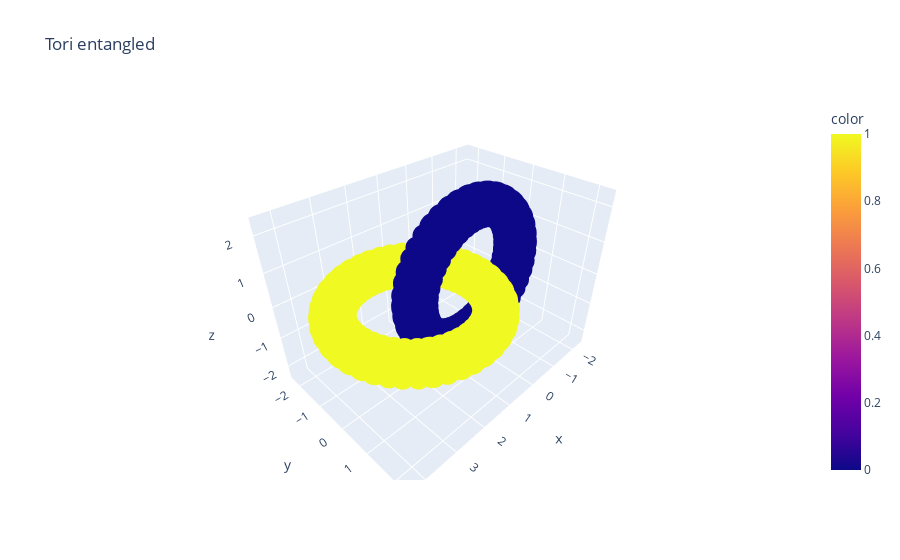
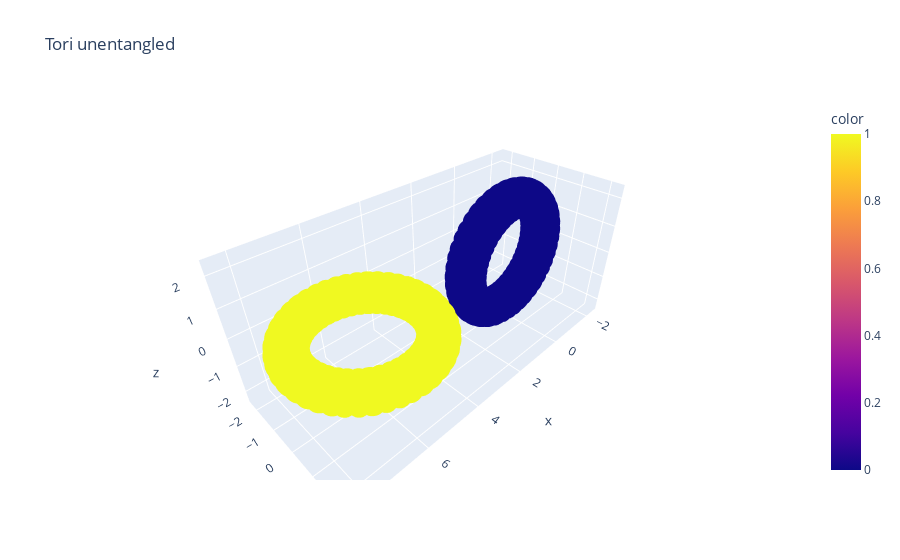

The code cell stored with these charts, in order, in its notebook:
### Markdown cell above
We will first generate a binary data set with two unentanbled tori in $\mathbb R^3$ and similarly for two entanbled tori.

The point clouds for the tori and the lables are stored in a dictionary.

### Code cell
torus_point_cloud = {'ent': {0: {}, 1: {}}, 'unent': {0: {}, 1: {}}}
torus_labels = {'ent': {0: {}, 1: {}}, 'unent': {0: {}, 1: {}}}

# Generate torus point cloud for unentangled tori
torus_point_cloud['unent'][0], torus_labels['unent'][0] = make_torus_point_cloud(0, 50, 0.0,\
    Rotation(1,2,math.pi/2), np.array([[0,0,0]]), radius=.3)
torus_point_cloud['unent'][1], torus_labels['unent'][1]  = make_torus_point_cloud(1, 50, 0.0,\
    Rotation(1,2,0), np.array([[6,0,0]]), radius=.3)

# Generate torus point cloud for unentangled tori
torus_point_cloud['ent'][0], torus_labels['ent'][0] = make_torus_point_cloud(0, 50, 0.0,\
    Rotation(1,2,math.pi/2), np.array([[0,0,0]]), radius=.3)
torus_point_cloud['ent'][1], torus_labels['ent'][1]  = make_torus_point_cloud(1, 50, 0.0,\
    Rotation(1,2,0), np.array([[2,0,0]]), radius=.3)


# Concatenate torus point clouds
tori_point_cloud = {}
tori_labels = {}

for config in ['ent', 'unent']:
    tori_point_cloud[config] = np.concatenate((torus_point_cloud[config][0],\
                                torus_point_cloud[config][1]), axis=0)
    tori_labels[config] = np.concatenate((torus_labels[config][0],\
                                torus_labels[config][1]), axis=0)

# Plot data sets
df_tori = {}

for config in ['ent', 'unent']:
    df_tori[config] = pd.DataFrame(tori_point_cloud[config], columns = ["x", "y", "z"])
    fig = px.scatter_3d(df_tori[config], x="x", y="y", z="z", color=tori_labels[config], title="Tori "+config+"angled")
    fig.show()

### Figure 1 — Plotly figure (JSON) as saved in the notebook; plotly's stock layout.template omitted (floating-point values rounded to 4 significant figures; data arrays with more than 128 entries replaced by an {"elided": "..."} marker saying what was removed)
{"data": [{"hovertemplate": "x=%{x}<br>y=%{y}<br>z=%{z}<br>color=%{marker.color}<extra></extra>", "legendgroup": "", "marker": {"color": {"elided": "5000 int values"}, "coloraxis": "coloraxis", "symbol": "circle"}, "mode": "markers", "name": "", "scene": "scene", "showlegend": false, "type": "scatter3d", "x": {"elided": "5000 float values"}, "y": {"elided": "5000 float values"}, "z": {"elided": "5000 float values"}}], "layout": {"coloraxis": {"colorbar": {"title": {"text": "color"}}, "colorscale": [[0, "#0d0887"], [0.1111, "#46039f"], [0.2222, "#7201a8"], [0.3333, "#9c179e"], [0.4444, "#bd3786"], [0.5556, "#d8576b"], [0.6667, "#ed7953"], [0.7778, "#fb9f3a"], [0.8889, "#fdca26"], [1, "#f0f921"]]}, "legend": {"tracegroupgap": 0}, "scene": {"domain": {"x": [0, 1], "y": [0, 1]}, "xaxis": {"title": {"text": "x"}}, "yaxis": {"title": {"text": "y"}}, "zaxis": {"title": {"text": "z"}}}, "title": {"text": "Tori entangled"}}}

### Figure 2 — Plotly figure (JSON) as saved in the notebook; plotly's stock layout.template omitted (floating-point values rounded to 4 significant figures; data arrays with more than 128 entries replaced by an {"elided": "..."} marker saying what was removed)
{"data": [{"hovertemplate": "x=%{x}<br>y=%{y}<br>z=%{z}<br>color=%{marker.color}<extra></extra>", "legendgroup": "", "marker": {"color": {"elided": "5000 int values"}, "coloraxis": "coloraxis", "symbol": "circle"}, "mode": "markers", "name": "", "scene": "scene", "showlegend": false, "type": "scatter3d", "x": {"elided": "5000 float values"}, "y": {"elided": "5000 float values"}, "z": {"elided": "5000 float values"}}], "layout": {"coloraxis": {"colorbar": {"title": {"text": "color"}}, "colorscale": [[0, "#0d0887"], [0.1111, "#46039f"], [0.2222, "#7201a8"], [0.3333, "#9c179e"], [0.4444, "#bd3786"], [0.5556, "#d8576b"], [0.6667, "#ed7953"], [0.7778, "#fb9f3a"], [0.8889, "#fdca26"], [1, "#f0f921"]]}, "legend": {"tracegroupgap": 0}, "scene": {"domain": {"x": [0, 1], "y": [0, 1]}, "xaxis": {"title": {"text": "x"}}, "yaxis": {"title": {"text": "y"}}, "zaxis": {"title": {"text": "z"}}}, "title": {"text": "Tori unentangled"}}}
